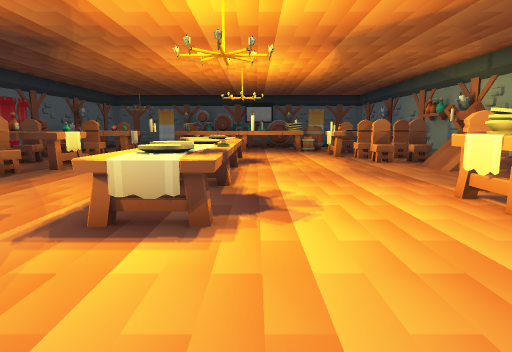
view 1 (above)

18 first-person views from a walk through a Unity game level. The camera is 1.4 m above the floor, tilts 8° down and sees 75° across. The floor is counted in squares, 1 m on a side. Each view is taken from the middle of a square. On the plan, view 1 faces up. The plan holds only what a view shows up to about 15 squares ahead; the rest is blank. The player is left out. Some surface patterns are stand-ins.

view 2
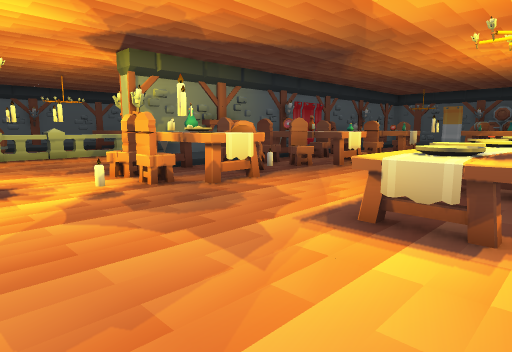

view 3
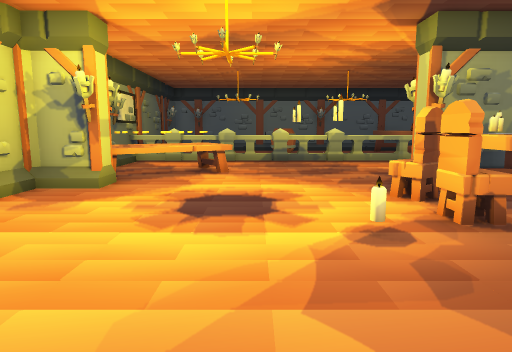

view 4
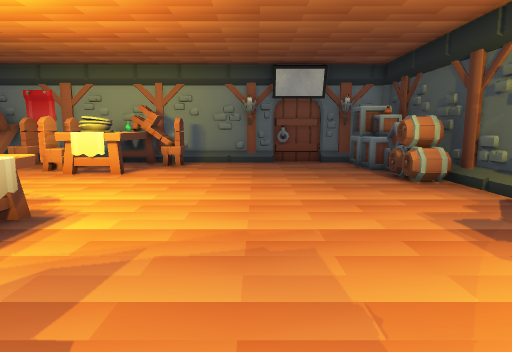

view 5
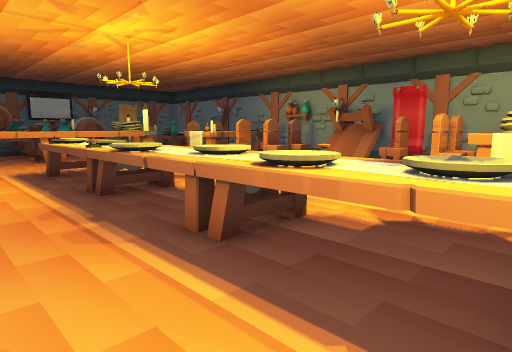

view 6
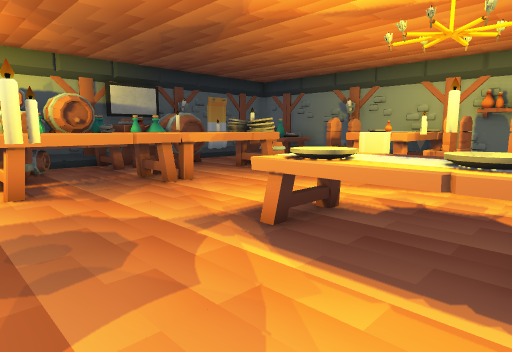

view 7
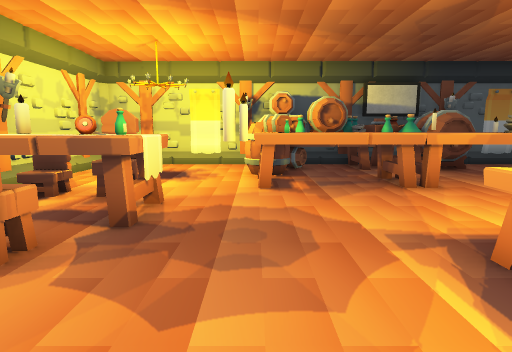

view 8
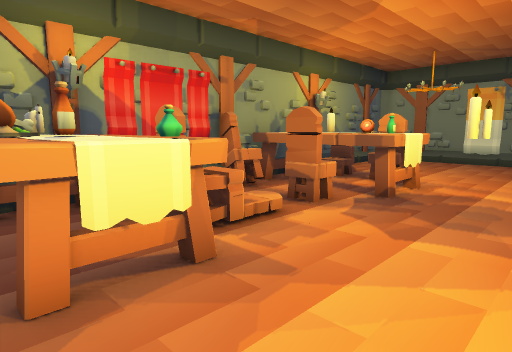

view 9
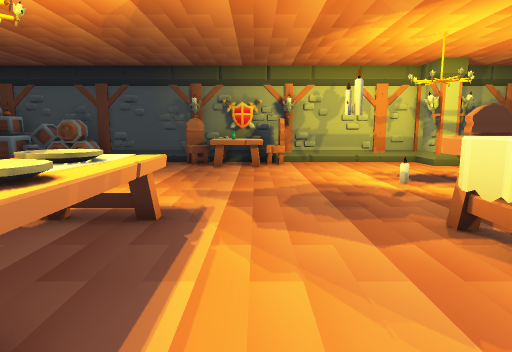

view 10
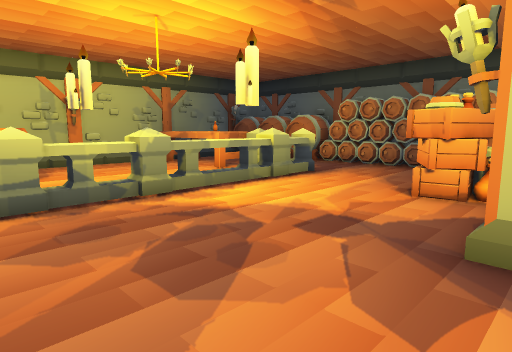

view 11
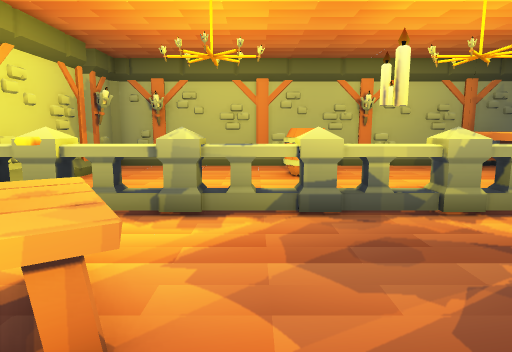

view 12
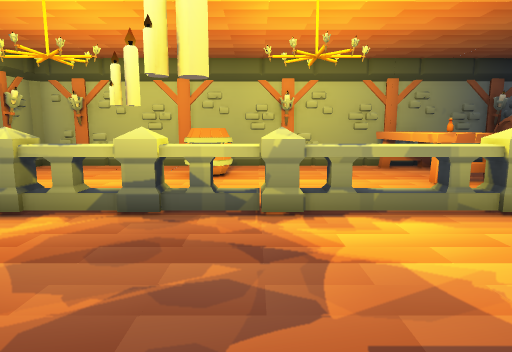

view 13
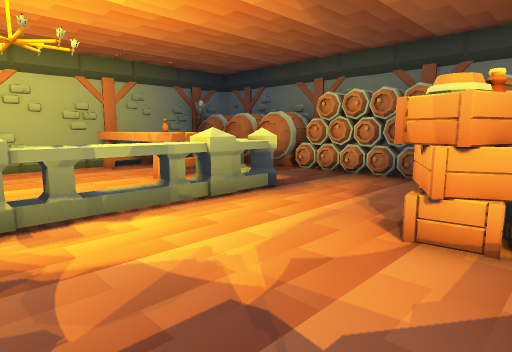

view 14
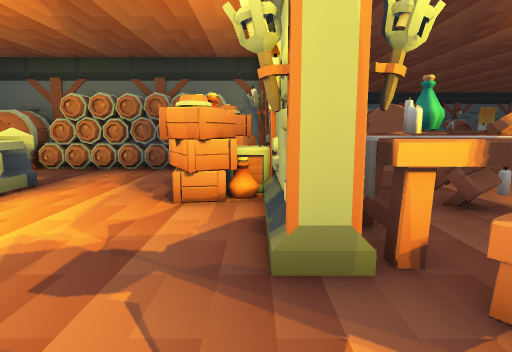

view 15
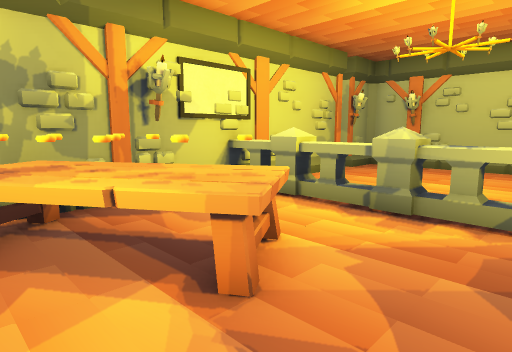

view 16
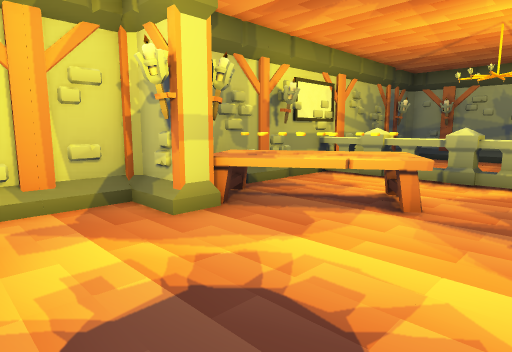

view 17
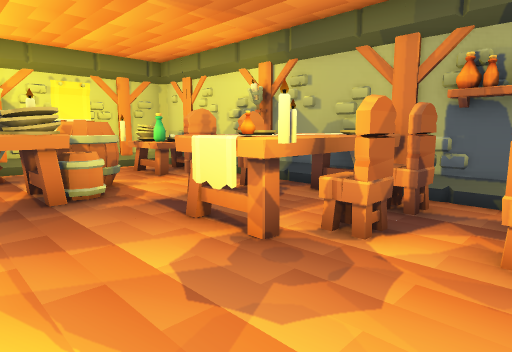

view 18
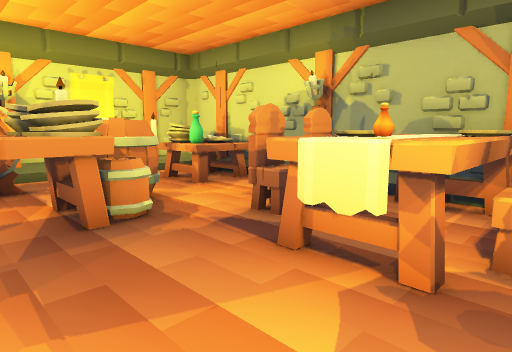

### Floor plan
Points are (right, up) in squares from view 1. A wall is a line through its corners. A room is listed if a view was taken in it or the views show most of it. See-through windows are left out.
Room 1 (views 1, 2, 3, 4, 5, 6, 7, 8, 9, 10, 11, 12, 13, 14, 15, 16, 17, 18)
walls: (-11.1, 8.4) (-11.1, 6); (-11.6, 5.5) (-11.6, 8.4); (-11.6, 14.9) (-12.2, 14.9); (-15.6, 14.9) (-20, 14.9); (-11.1, 19.6) (-11.1, 12.1); (-10.8, -3.5) (-10.8, -4.5); (-11.1, -3.4) (-11.1, -4.4) (6, -4.4); (8.3, 13.7) (8.3, 26.6) (-3.1, 26.6); (-5.1, 26.6) (-9.9, 26.6); (8.5, -1.9) (8.5, 0.2); (-11.1, 26.5) (-11.1, 21.4); (8.3, -2.5) (8.3, 11.5); (-25.1, 12.5) (-25.1, -4.2) (-24.8, -4.4) (-23.4, -4.4); (-22.5, -4.4) (-12.6, -4.4)
low walls: (8, 14.9) (8, 15.7); (8, 2.2) (8, 4); (8, 18.7) (8, 19.7); (-24.8, 8.9) (-24.8, 8.2); (-24.8, 8.1) (-24.8, 6.2); (-24.8, 4.5) (-24.8, 3.1); (-24.8, 2) (-24.8, 0.5); (-24.8, 0.2) (-24.8, -1.6); (-24.8, -1.8) (-24.8, -2.5); (7, 26.4) (6.1, 26.4); (-24.8, -3.5) (-24.8, -4.1)
objects: table (-24, 8) to (-20, 10); other object (-24, 13) to (-23, 14); other object (-23, 2) to (-22, 3); other object (-23, 10); other object (-22, 13) to (-22, 14); other object (-21, 13) to (-20, 14); other object (-20, 10) to (-18, 10); other object (-19, 14) to (-18, 14); barrier (-18, -4) to (-17, -3); barrier (-18, -2) to (-18, -1); barrier (-18, 0) to (-17, 2); barrier (-18, 2) to (-17, 3); barrier (-18, 4) to (-17, 6); barrier (-18, 7) to (-17, 9); barrier (-17, 10); other object (-17, 14); candle (-16, 3); other object (-16, 14); torch (-15, -4); table (-15, -4) to (-12, 0); other object (-15, 14); candle (-14, 4); crate (-14, 8) to (-12, 10); other object (-14, 14); crate (-13, 11) to (-12, 12); torch (-12, -3); torch (-12, 5); torch (-12, 13); torch (-11, -3); torch (-11, 5); other object (-11, 8) to (-10, 10); chair (-10, 4) to (-9, 5); candle (-10, 6); bottle (-10, 7); chair (-10, 10) to (-9, 11); table (-10, 11) to (-7, 13); candle (-10, 12); chair (-10, 14) to (-9, 14); chair (-10, 16) to (-10, 17); table (-10, 18) to (-7, 19); chair (-10, 20) to (-9, 20); table (-9, 5) to (-7, 7); chair (-9, 8); bottle (-9, 12); candle (-9, 18); chair (-8, 4) to (-8, 5); chair (-8, 7) to (-8, 8); chair (-8, 10) to (-8, 11); chair (-8, 16) to (-8, 17); chair (-8, 20); candle (-7, 3); candle (-7, 8); bottle (-7, 13); bottle (-7, 19); banner (-7, 26); candle (-6, 4); torch (-5, -4); chair (-5, -3) to (-4, -3); candle (-5, 17); table (-5, 21) to (-5, 22); barrel (-5, 23) to (-4, 24); other object (-5, 26); table (-4, -4) to (-3, -4); other object (-4, 21); table (-4, 24) to (-1, 26); other object (-3, -3); table (-3, 21) to (-1, 23); chair (-2, -4) to (-2, -3); bottle (-2, 5) to (-1, 6); bottle (-2, 7) to (-1, 8); bottle (-2, 9) to (-1, 10); bottle (-2, 11) to (-2, 12); bottle (-2, 13) to (-1, 14); bottle (-2, 15) to (-1, 16); torch (-1, -4); table (-1, 8); table (-1, 11) to (-1, 12); table (-1, 15); other object (0, 15); table (0, 21) to (2, 23); other object (0, 24) to (2, 26); other object (3, -4) to (3, -3); barrel (3, 21) to (4, 22); barrel (3, 23) to (4, 23); other object (3, 24); torch (3, 26); box (4, -4) to (4, -3); table (4, 5) to (5, 7); candle (4, 16); table (4, 17) to (7, 19); bottle (4, 18); banner (4, 26) to (5, 26); other object (5, -4) to (5, -3); chair (5, 7) to (6, 8); chair (5, 14) to (6, 14); chair (5, 16) to (5, 17); chair (5, 20) to (6, 20); box (6, -4) to (6, -3); other object (6, 5); table (6, 23) to (7, 25); box (7, -4) to (7, -3); chair (7, 4); chair (7, 5) to (7, 6); chair (7, 7) to (7, 8); chair (7, 10); table (7, 11) to (8, 13); chair (7, 14); chair (7, 16) to (7, 17); chair (7, 19) to (7, 20); box (8, -3); torch (8, 13)

Where each view was taken, in squares from view 1:
view 1: 0 up, 0 right, facing up
view 2: 0 up, 0 right, facing up-left
view 3: 1 up, 3 left, facing left
view 4: 1 up, 6 left, facing right
view 5: 5 up, 5 left, facing up-right
view 6: 13 up, 6 left, facing up-right
view 7: 13 up, 5 left, facing up
view 8: 11 up, 4 left, facing up-left
view 9: 10 up, 4 left, facing down
view 10: 1 up, 11 left, facing up-left
view 11: 1 up, 12 left, facing left
view 12: 4 up, 12 left, facing left
view 13: 4 up, 12 left, facing up-left
view 14: 2 up, 12 left, facing up
view 15: 2 up, 12 left, facing down-left
view 16: 2 up, 8 left, facing down-left
view 17: 14 up, 1 right, facing up-right
view 18: 16 up, 1 right, facing up-right
